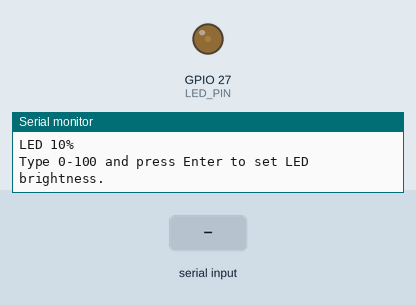
Recording of a sketch running on a simulated ESP32. On the bench: output pins drawn as LEDs (lit = HIGH), the last lines printed to the serial monitor. The inputs (shaded band) are chosen by the test bench.

Above: at 1.2 s.
1.3 s: "90,45\n" received over Serial
At 1.7 s:
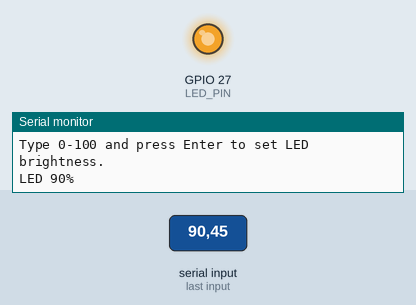
2.8 s: "30,150\n" received over Serial
At 4.0 s:
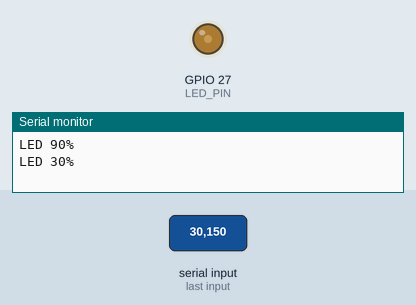
4.3 s: "90\n" received over Serial
At 5.2 s:
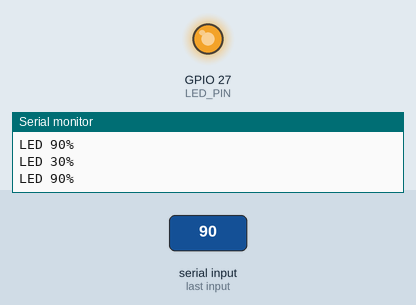
Timing chart, 0 to 7.3 s (numbered marks = the images above; inputs shaded):
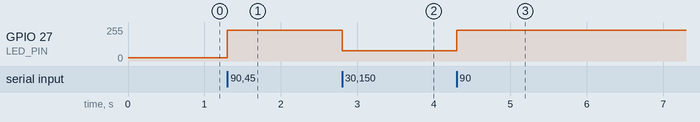

Measured:
- after the input at 1.3 s, GPIO 27 (LED_PIN): 25/255 → 229/255 at once
- after the input at 2.8 s, GPIO 27 (LED_PIN): 229/255 → 76/255 at once
- after the input at 4.3 s, GPIO 27 (LED_PIN): 76/255 → 229/255 at once

The sketch:

led_test.ino
```cpp
// Caustic Bench Rig - LED bench test
// ESP32 DevKit V1 -> DRV8833 channel B -> 3 ohm resistor -> LED star
// Open Serial Monitor at 115200 baud, type 0-100 and press Enter to set brightness in percent.

const int LED_PIN = 27;        // to DRV8833 BIN1 (IN3). BIN2 (IN4) is wired to GND.
const int PWM_FREQ = 20000;    // 20 kHz, above hearing
const int PWM_BITS = 10;       // duty 0..1023
const int START_PERCENT = 10;  // start dim: the LED heats up fast

int percent = START_PERCENT;

void setPercent(int p) {
  percent = constrain(p, 0, 100);
  ledcWrite(LED_PIN, (percent * ((1 << PWM_BITS) - 1)) / 100);
  Serial.printf("LED %d%%\n", percent);
}

void setup() {
  Serial.begin(115200);
  ledcAttach(LED_PIN, PWM_FREQ, PWM_BITS);
  setPercent(START_PERCENT);
  Serial.println("Type 0-100 and press Enter to set LED brightness.");
}

void loop() {
  if (Serial.available()) {
    String s = Serial.readStringUntil('\n');
    s.trim();
    if (s.length()) setPercent(s.toInt());
  }
}
```
